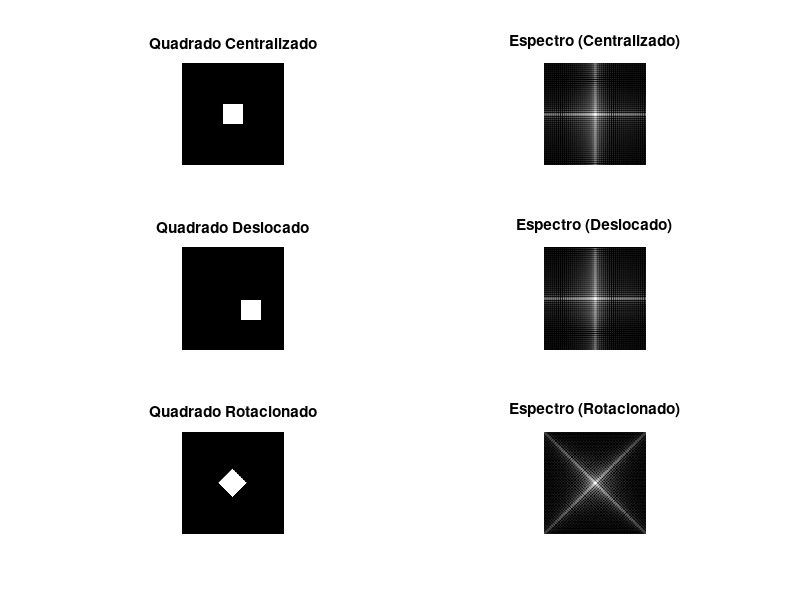

Source code (MATLAB):
clc, clear, close all

img_size = 256;
square_size = 50;

img1 = zeros(img_size); %Quadrado no centro
center = img_size / 2;
img1(center - square_size / 2:center + square_size / 2 - 1,center - square_size / 2:center + square_size / 2 - 1) = 1;

img2 = zeros(img_size); % Quadrado deslocado
img2(center - square_size / 2 + 30:center + square_size / 2 + 29, center - square_size / 2 + 45:center + square_size / 2 + 44) = 1;

img3 = imrotate(img1, 45, 'bilinear', 'crop'); % Rotaciona 45 graus


dft1 = fftshift(fft2(img1));
dft2 = fftshift(fft2(img2));
dft3 = fftshift(fft2(img3));

spec1 = log(1 + abs(dft1));
spec2 = log(1 + abs(dft2));
spec3 = log(1 + abs(dft3));



figure;

% Imagem 1 e seu espectro
subplot(3, 2, 1);
imshow(img1, []);
title('Quadrado Centralizado');

subplot(3, 2, 2);
imshow(spec1, []);
title('Espectro (Centralizado)');

% Imagem 2 e seu espectro
subplot(3, 2, 3);
imshow(img2, []);
title('Quadrado Deslocado');

subplot(3, 2, 4);
imshow(spec2, []);
title('Espectro (Deslocado)');

% Imagem 3 e seu espectro
subplot(3, 2, 5);
imshow(img3, []);
title('Quadrado Rotacionado');

subplot(3, 2, 6);
imshow(spec3, []);
title('Espectro (Rotacionado)');
